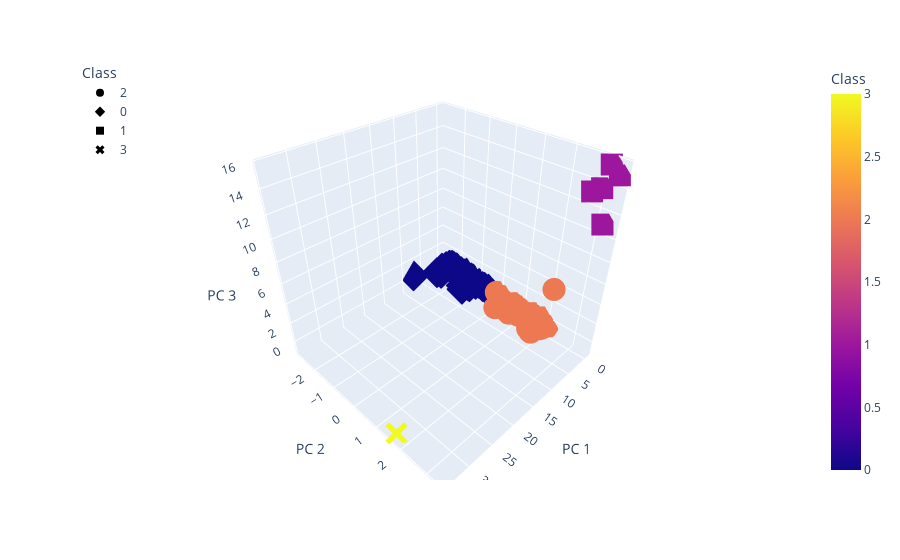

The code cell stored with this chart in its notebook:
### Markdown cell above
### Deliverable 4: Visualizing Cryptocurrencies Results

#### 3D-Scatter with Clusters

### Code cell
# Creating a 3D-Scatter with the PCA data and the clusters
fig = px.scatter_3d(
    clustered_df, 
    x='PC 1', 
    y='PC 2', 
    z='PC 3', 
    color='Class', 
    symbol='Class', 
    hover_name='CoinName', 
    hover_data=['Algorithm'])
fig.update_layout(legend=dict(x=0, y=1))
fig.show()

### Figure 1 — Plotly figure (JSON) as saved in the notebook; plotly's stock layout.template omitted (floating-point values rounded to 4 significant figures; data arrays with more than 128 entries replaced by an {"elided": "..."} marker saying what was removed)
{"data": [{"customdata": {"elided": "288x1 str values"}, "hovertemplate": "<b>%{hovertext}</b><br><br>Class=%{marker.color}<br>PC 1=%{x}<br>PC 2=%{y}<br>PC 3=%{z}<br>Algorithm=%{customdata[0]}<extra></extra>", "hovertext": {"elided": "288 str values"}, "legendgroup": "2", "marker": {"color": {"elided": "288 int values"}, "coloraxis": "coloraxis", "symbol": "circle"}, "mode": "markers", "name": "2", "scene": "scene", "showlegend": true, "type": "scatter3d", "x": {"elided": "288 float values"}, "y": {"elided": "288 float values"}, "z": {"elided": "288 float values"}}, {"customdata": {"elided": "238x1 str values"}, "hovertemplate": "<b>%{hovertext}</b><br><br>Class=%{marker.color}<br>PC 1=%{x}<br>PC 2=%{y}<br>PC 3=%{z}<br>Algorithm=%{customdata[0]}<extra></extra>", "hovertext": {"elided": "238 str values"}, "legendgroup": "0", "marker": {"color": {"elided": "238 int values"}, "coloraxis": "coloraxis", "symbol": "diamond"}, "mode": "markers", "name": "0", "scene": "scene", "showlegend": true, "type": "scatter3d", "x": {"elided": "238 float values"}, "y": {"elided": "238 float values"}, "z": {"elided": "238 float values"}}, {"customdata": [["Proof-of-BibleHash"], ["SHA-256 + Hive"], ["Proof-of-Authority"], ["ECC 256K1"], ["Leased POS"]], "hovertemplate": "<b>%{hovertext}</b><br><br>Class=%{marker.color}<br>PC 1=%{x}<br>PC 2=%{y}<br>PC 3=%{z}<br>Algorithm=%{customdata[0]}<extra></extra>", "hovertext": ["BiblePay", "LitecoinCash", "Poa Network", "Acute Angle Cloud", "Waves"], "legendgroup": "1", "marker": {"color": [1, 1, 1, 1, 1], "coloraxis": "coloraxis", "symbol": "square"}, "mode": "markers", "name": "1", "scene": "scene", "showlegend": true, "type": "scatter3d", "x": [-0.2469, -0.4916, -0.3769, -0.1759, -0.4072], "y": [3.244, 3.408, 3.022, 2.781, 3.149], "z": [11.14, 15.02, 13.75, 13.31, 15.59]}, {"customdata": [["TRC10"]], "hovertemplate": "<b>%{hovertext}</b><br><br>Class=%{marker.color}<br>PC 1=%{x}<br>PC 2=%{y}<br>PC 3=%{z}<br>Algorithm=%{customdata[0]}<extra></extra>", "hovertext": ["BitTorrent"], "legendgroup": "3", "marker": {"color": [3], "coloraxis": "coloraxis", "symbol": "x"}, "mode": "markers", "name": "3", "scene": "scene", "showlegend": true, "type": "scatter3d", "x": [34.08], "y": [1.651], "z": [-0.9257]}], "layout": {"coloraxis": {"colorbar": {"title": {"text": "Class"}}, "colorscale": [[0, "#0d0887"], [0.1111, "#46039f"], [0.2222, "#7201a8"], [0.3333, "#9c179e"], [0.4444, "#bd3786"], [0.5556, "#d8576b"], [0.6667, "#ed7953"], [0.7778, "#fb9f3a"], [0.8889, "#fdca26"], [1, "#f0f921"]]}, "legend": {"title": {"text": "Class"}, "tracegroupgap": 0, "x": 0, "y": 1}, "margin": {"t": 60}, "scene": {"domain": {"x": [0, 1], "y": [0, 1]}, "xaxis": {"title": {"text": "PC 1"}}, "yaxis": {"title": {"text": "PC 2"}}, "zaxis": {"title": {"text": "PC 3"}}}}}
